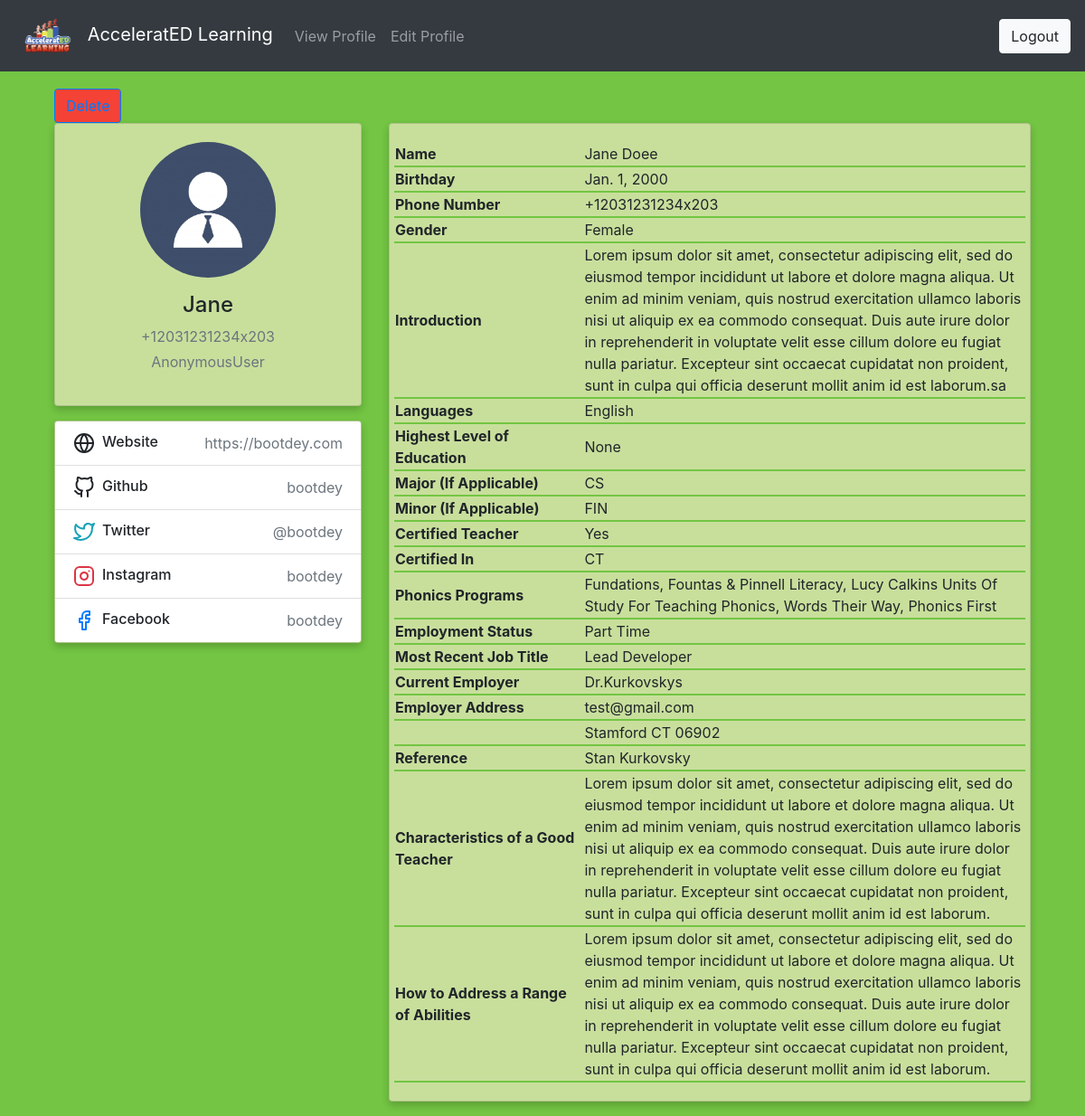
Page /owner/profile/1 on the committed database.
### tutor/models.py (models this page shows, shortened)
class User(AbstractUser):
    username = None
    email = models.EmailField(_('email address'), unique=True)
    USERNAME_FIELD = 'email'
    REQUIRED_FIELDS = []
    objects = UserManager()

class Tutor(models.Model):
    PHONICS_CHOICES = (
        ('Fundations', 'Fundations'),
        ('Fountas & Pinnell Literacy', 'Fountas & Pinnell Literacy'),
        ('Lucy Calkins Units Of Study For Teaching Phonics',
         'Lucy Calkins Units Of Study For Teaching Phonics'),
        ('Bridge The Gap Intervention', 'Bridge The Gap Intervention'),
        ('Words Their Way', 'Words Their Way'),
        ('Lalilo', 'Lalilo'),
        ('The Heggerty Curriculum', 'The Heggerty Curriculum'),
        ('Orton Gillingham Approach', 'Orton Gillingham Approach'),
        ('Phonics First', 'Phonics First'),
        ('Other', 'Other')
    )
    EMPLOYMENT_CHOICES = (
        ('Full Time', 'Full Time'),
        ('Part Time', 'Part Time'),
        ('College Student', 'College Student'),
        ('Retired', 'Retired'),
        ('Other', 'Other')
    )
    STATE_CHOICES = (
        (
            ('AL','AL'),
            ('AK','AK'),
            ('AR','AR'),
            ('AZ','AZ'),
            ('CA','CA'),
            ('CO','CO'),
            ('CT','CT'),
            ('DC','DC'),
            ('DE','DE'),
            ('FL','FL'),
            ('GA','GA'),
            ('HI','HI'),
            ('IA','IA'),
            ('ID','ID'),
            ('IL','IL'),
            ('IN','IN'),
            ('KS','KS'),
            ('KY','KY'),
            ('LA','LA'),
            ('MA','MA'),
            ('MD','MD'),
            ('ME','ME'),
            ('MI','MI'),
            ('MN','MN'),
            ('MO','MO'),
            ('MS','MS'),
            ('MT','MT'),
            ('NC','NC'),
            ('NE','NE'),
            ('NH','NH'),
            ('NJ','NJ'),
            ('NM','NM'),
            ('NV','NV'),
            ('NY','NY'),
            ('ND','ND'),
            ('OH','OH'),
            ('OK','OK'),
            ('OR','OR'),
            ('PA','PA'),
            ('RI','RI'),
            ('SC','SC'),
            ('SD','SD'),
            ('TN','TN'),
            ('TX','TX'),
            ('UT','UT'),
            ('VT','VT'),
            ('VA','VA'),
            ('WA','WA'),
            ('WI','WI'),
            ('WV','WV'),
            ('WY','WY'),
            ('None','None')
        )
    )
    LANGUAGE_CHOICES = (
        ('English', 'English'),
        ('Spanish', 'Spanish'),
        ('Chinese', 'Chinese'),
        ('Other', 'Other'),
    )
    GENDER_CHOICES = (
        ('Male', 'Male'),
        ('Female', 'Female'),
        ('Non-Binary', 'Non-Binary'),
        ('Other', 'Other')
    )
    DEGREE_CHOICES = (
        ('None', 'None'),
        ('CIN', 'Currently Enrolled In College'),
        ('AS', 'Associate\'s Degree'),
        ('TECH', 'Technical Certification'),
        ('BAS', 'Bachelor\'s Degree'),
        ('MA', 'Master\'s Degree'),
        ('ED', 'Education Specialist/6th Year/Etc . . .'),
        ('EDD', 'Doctorate or Higher')
    )
    YESNO = (
        ('Yes', 'Yes'),
        ('No', 'No')
    )
    AVAILABILITY_CHOICES = (
        ('AM', 'Part Time AM'),
        ('PM', 'Part Time PM'),
        ('F', 'Full Time (AM and PM)')
    )
    email = models.OneToOneField(User, on_delete=models.CASCADE)
    firstname = models.CharField(max_length=20, blank=True, verbose_name='First Name')
    lastname = models.CharField(max_length=20, blank=True, verbose_name='Last Name')
    birthday = models.DateField(auto_now=False, null=True, blank=True)
    phonenumber = PhoneField(blank=True, verbose_name='Phone Number')
    gender = models.CharField(max_length=10, choices=GENDER_CHOICES, blank=True, default='None')
    introduction = models.TextField(max_length=1500, blank=True, verbose_name='Introduction (Describe Yourself in 200 Words or Less)')
    languages = MultiSelectField(choices=LANGUAGE_CHOICES, blank=True, default="None", verbose_name='Languages Spoken Fluently')
    education = models.CharField(max_length=60, choices=DEGREE_CHOICES, blank=True, default='None',
    verbose_name='Highest Level of Education')
    major = models.CharField(max_length=20, blank=True, verbose_name='Major (If Applicable)')
    minor = models.CharField(max_length=20, blank=True, verbose_name='Minor (If Applicable)')
    experience = models.CharField(max_length=4, choices=YESNO, blank=True, verbose_name='Are You A Certified Teacher?')
    statecert = models.CharField(max_length=5, choices=STATE_CHOICES, verbose_name='Please Choose The State In Which You are Certified:', default='None')
    phonicsex = MultiSelectField(choices=PHONICS_CHOICES, blank=True, verbose_name='Choose Any Phonics Programs You Have Experience With:')
    employment = models.CharField(max_length=20, choices=EMPLOYMENT_CHOICES, blank=True, verbose_name='Employment Status')
    curremployment = models.CharField(max_length=30, blank=True, verbose_name='Current or Most Recent Job Title (If Applicable)')
    employer = models.CharField(max_length=30, blank=True, verbose_name='Employer (If Applicable)')
    employeraddress = models.CharField(max_length=30, blank=True, verbose_name='Employer Address (If Applicable)')
    employercity = models.CharField(max_length=30, blank=True, verbose_name='City')
    employerstate = models.CharField(max_length=5, choices=STATE_CHOICES, verbose_name='State', default='None')
    employerzip = models.CharField(max_length=30, blank=True, verbose_name='Zip Code')
    currreference = models.CharField(max_length=20, blank=True, verbose_name='Supervisor/Reference Contact Information (If Applicable)')
    teachercharacteristics = models.TextField(max_length=1500, blank=True, verbose_name='What Characteristics Make A Good Teacher: (200 Words or Less)')
    abilitiesquestion = models.TextField(
        max_length=1500, blank=True, verbose_name='How Would You Address A Range Of Abilities In Your Classroom: (200 Words or Less)')
    availability = models.CharField(max_length=20, choices=AVAILABILITY_CHOICES, blank=True, verbose_name='Choose Your Availability:')
    image =models.ImageField(upload_to='images/', blank=True, null=True, verbose_name="")

### owner/views.py (the view)
# urls.py: path('profile/<int:id>', views.profile_view, name='file'),
def profile_view(request, id):
    User = get_user_model()
    user = User.objects.get(id=id)
    return render(request, 'owner/profile.html', {'authenticated': True, "User": user})

### templates/owner/profile.html (shortened to what this page needs)
{% extends 'tutor/base.html' %}
{% load crispy_forms_filters %}
{% block body %}
<div class="container">
    <div class="main-body">
        <a href="{% url 'delete' User.id %}" class="btn btn-outline-primary del_btn">Delete</a>
        <div class="row gutters-sm">
            <div class="col-md-4 mb-3">
                <div class="card">
                    <div class="card-body">
                        <div class="d-flex flex-column align-items-center text-center">
                            <img src="/media/{{User.tutor.image}}" default-src="/static/images/business-man-profile-vector.jpg" alt="Admin"
                                class="rounded-circle" width="150">
                            <div class="mt-3">
                                <h4>{{User.tutor.firstname}} {{User.User.tutor.lastname}}</h4>
                                <p class="text-secondary mb-1">{{User.tutor.phonenumber}}</p>
                                <p class="text-muted font-size-sm">{{user}}</p>
                            </div>
                        </div>
                    </div>
                </div>
                <div class="card mt-3">
                    <ul class="list-group list-group-flush">
                        <li class="list-group-item d-flex justify-content-between align-items-center flex-wrap">
                            <h6 class="mb-0">Website</h6>
                            <span class="text-secondary">https://bootdey.com</span>
                        </li>
                        <li class="list-group-item d-flex justify-content-between align-items-center flex-wrap">
                            <h6 class="mb-0">Github</h6>
                            <span class="text-secondary">bootdey</span>
                        </li>
                        <li class="list-group-item d-flex justify-content-between align-items-center flex-wrap">
                            <h6 class="mb-0">Twitter</h6>
                            <span class="text-secondary">@bootdey</span>
                        </li>
                        <li class="list-group-item d-flex justify-content-between align-items-center flex-wrap">
                            <h6 class="mb-0">Instagram</h6>
                            <span class="text-secondary">bootdey</span>
                        </li>
                        <li class="list-group-item d-flex justify-content-between align-items-center flex-wrap">
                            <h6 class="mb-0">Facebook</h6>
                            <span class="text-secondary">bootdey</span>
                        </li>
                    </ul>
                </div>
            </div>
            <div class="col-md-8">
                <div class="card mb-3">
                                    <div class="card-body">
                                        <div class="row">
                                    <table style="width:100%">
                                        <tr>
                                            <th style="width:30%">Name</th>
                                            <td>{{User.tutor.firstname}} {{User.tutor.lastname}}</td>
                                        </tr>
                                        <tr>
                                            <th>Birthday</th>
                                            <td>{{User.tutor.birthday}}</td>
                                        </tr>
                                        <tr>
                                            <th>Phone Number</th>
                                            <td>{{User.tutor.phonenumber}}</td>
                                        </tr>
                                        <tr>
                                            <th>Gender</th>
                                            <td>{{User.tutor.gender}}</td>
                                        </tr>
                                        <tr>
                                            <th>Introduction</th>
                                            <td>{{User.tutor.introduction}}</td>
                                        </tr>
                                        <tr>
                                            <th>Languages</th>
                                            <td>{{User.tutor.languages}}</td>
                                        </tr>
                                        <tr>
                                            <th>Highest Level of Education</th>
                                            <td>{{User.tutor.education}}</td>
                                        </tr>
                                        <tr>
                                            <th>Major (If Applicable)</th>
                                            <td>{{User.tutor.major}}</td>
                                        </tr>
                                        <tr>
                                            <th>Minor (If Applicable)</th>
                                            <td>{{User.tutor.minor}}</td>
                                        </tr>
                                        <tr>
                                            <th>Certified Teacher</th>
                                            <td>{{User.tutor.experience}}</td>
                                        </tr>
                                        <tr>
                                            <th>Certified In</th>
                                            <td>{{User.tutor.statecert}}</td>
                                        </tr>
                                        <tr>
                                            <th>Phonics Programs</th>
                                            <td>{{User.tutor.phonicsex}}</td>
                                        </tr>
                                        <tr>
                                            <th>Employment Status</th>
                                            <td>{{User.tutor.employment}}</td>
                                        </tr>
                                        <tr>
                                            <th>Most Recent Job Title</th>
                                            <td>{{User.tutor.curremployment}}</td>
                                        </tr>
                                        <tr>
                                            <th>Current Employer</th>
                                            <td>{{User.tutor.employer}}</td>
                                        </tr>
                                        <tr>
                                            <th>Employer Address</th>
                                            <td>{{User.tutor.employeraddress}}</td>
                                        </tr>
                                        <tr>
                                            <th style="width:30%"></th>
                                            <td>{{User.tutor.employercity}} {{User.tutor.employerstate}} {{User.tutor.employerzip}}</td>
                                        </tr>
                                        <tr>
                                            <th>Reference</th>
                                            <td>{{User.tutor.currreference}}</td>
                                        </tr>
                                        <tr>
                                            <th>Characteristics of a Good Teacher</th>
                                            <td>{{User.tutor.teachercharacteristics}}</td>
                                        </tr>
                                        <tr>
                                            <th>How to Address a Range of Abilities</th>
                                            <td>{{User.tutor.abilitiesquestion}}</td>
                                        </tr>
                                    </table>
                                                        </div>
                                                        </div>
                                                        </div>
                                                        </div>
        </div>
    </div>
</div>
{% endblock %}

### static/css/styles.css (style rules this page uses)
body { background-color: #73c543; padding-top: 50px; }
.card { box-shadow: 0 4px 8px 0 rgba(0, 0, 0, 0.2); background-color: #c8df9c; }
tr { border-bottom: 2px solid #73c543 }
.del_btn { background-color: #f44336; }

### rows in the picture
User: tutor.image (picture), tutor.firstname "Jane", tutor.phonenumber "+12031231234x203", tutor.lastname "Doee", tutor.birthday "Jan. 1, 2000", tutor.gender "Female", tutor.introduction "Lorem ipsum dolor sit amet, consectetur adipiscing elit, sed do eiusmod tempor incididunt ut labore et dolore magna aliqua. Ut enim ad minim veniam, quis nostrud exercitation ullamco laboris nisi ut aliquip ex ea commodo consequat. Duis aute irure dolor in reprehenderit in voluptate velit esse cillum dolore eu fugiat nulla pariatur. Excepteur sint occaecat cupidatat non proident, sunt in culpa qui officia deserunt mollit anim id est laborum.sa", tutor.languages "English", tutor.education "None", tutor.major "CS", tutor.minor "FIN", tutor.experience "Yes", tutor.statecert "CT", tutor.phonicsex "Fundations, Fountas & Pinnell Literacy, Lucy Calkins Units Of Study For Teaching Phonics, Words Their Way, Phonics First", tutor.employment "Part Time", tutor.curremployment "Lead Developer", tutor.employer "Dr.Kurkovskys", tutor.employeraddress "test@gmail.com", tutor.employercity "Stamford", tutor.employerstate "CT", tutor.employerzip "06902", tutor.currreference "Stan Kurkovsky", tutor.teachercharacteristics "Lorem ipsum dolor sit amet, consectetur adipiscing elit, sed do eiusmod tempor incididunt ut labore et dolore magna aliqua. Ut enim ad minim veniam, quis nostrud exercitation ullamco laboris nisi ut aliquip ex ea commodo consequat. Duis aute irure dolor in reprehenderit in voluptate velit esse cillum dolore eu fugiat nulla pariatur. Excepteur sint occaecat cupidatat non proident, sunt in culpa qui officia deserunt mollit anim id est laborum.", tutor.abilitiesquestion "Lorem ipsum dolor sit amet, consectetur adipiscing elit, sed do eiusmod tempor incididunt ut labore et dolore magna aliqua. Ut enim ad minim veniam, quis nostrud exercitation ullamco laboris nisi ut aliquip ex ea commodo consequat. Duis aute irure dolor in reprehenderit in voluptate velit esse cillum dolore eu fugiat nulla pariatur. Excepteur sint occaecat cupidatat non proident, sunt in culpa qui officia deserunt mollit anim id est laborum."

### other values in the picture
{{ user }} "AnonymousUser"
